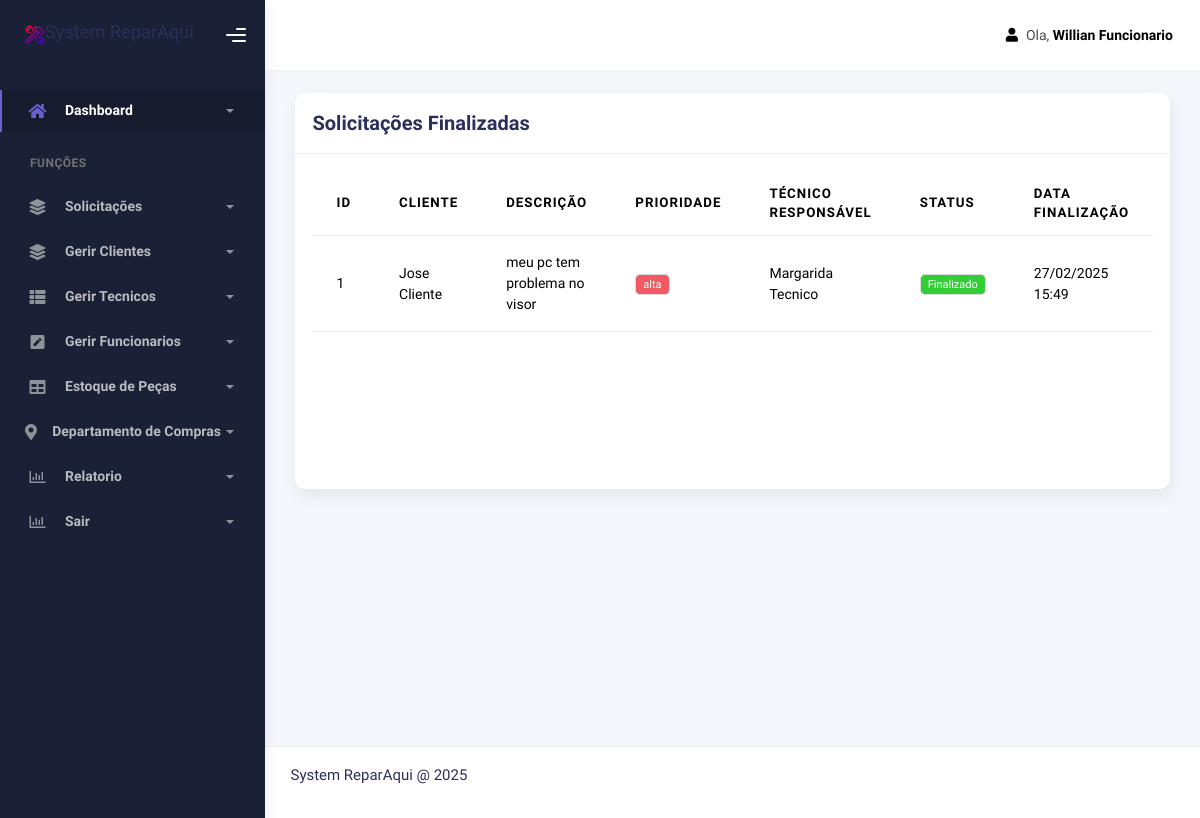
The page /admin-eng-mm/users/func/funcionario_soli_finalizada.php (signed in) on the database its author committed.
### tables this page shows
CREATE TABLE `pedidos` (
  `id` int(11) NOT NULL,
  `cliente_id` int(11) NOT NULL,
  `descricao` text NOT NULL,
  `prioridade` enum('baixa','media','alta') DEFAULT 'media',
  `status` enum('pendente','rejeitado','diagnosticado','montado','atribuido') DEFAULT 'pendente',
  `tecnico_id` int(11) DEFAULT NULL,
  `data_criacao` timestamp NOT NULL DEFAULT current_timestamp(),
  `data_actualizacao` timestamp NOT NULL DEFAULT current_timestamp()
);

CREATE TABLE `users` (
  `id` int(11) NOT NULL,
  `username` varchar(50) NOT NULL,
  `password` varchar(255) NOT NULL,
  `papel` enum('cliente','funcionario','tecnico') DEFAULT NULL,
  `status` enum('disponivel','ocupado') DEFAULT NULL,
  `name` varchar(100) NOT NULL,
  `data_criacao` timestamp NOT NULL DEFAULT current_timestamp()
);

### admin-eng-mm/users/func/funcionario_soli_finalizada.php (the view, shortened to what this page needs)
<?php
include '../../db/db.php';
?>
<!DOCTYPE html>
<html lang="en">
  <head>
    <link rel="stylesheet" href="../../assets/css/bootstrap.min.css" />
    <link rel="stylesheet" href="../../assets/css/plugins.min.css" />
    <link rel="stylesheet" href="../../assets/css/kaiadmin.min.css" />
    <link rel="stylesheet" href="../../assets/css/demo.css" />
  </head>
  <body>
    <div class="wrapper">
      <div class="sidebar" data-background-color="dark">
        <div class="sidebar-logo">
          <div class="logo-header" data-background-color="dark">
            <a href="funcionario_dashboard.php" class="logo">
              <img
                src="../../assets/img/icon.png"
                alt="navbar brand"
                class="navbar-brand"
                height="20"
              />
              <h5>System ReparAqui</h5>
            </a>
            <div class="nav-toggle">
              <button class="btn btn-toggle toggle-sidebar">
                <i class="gg-menu-right"></i>
              </button>
            </div>
          </div>
        </div>
        <div class="sidebar-wrapper scrollbar scrollbar-inner">
          <div class="sidebar-content">
            <ul class="nav nav-secondary">
              <li class="nav-item active">
                <a
                  data-bs-toggle="collapse"
                  href="#dashboard"
                  class="collapsed"
                  aria-expanded="false"
                >
                  <i class="fas fa-home"></i>
                  <p>Dashboard</p>
                  <span class="caret"></span>
                </a>
              </li>
              <li class="nav-section">
                <h4 class="text-section">Funções</h4>
              </li>
              <li class="nav-item">
                <a data-bs-toggle="collapse" href="#solic">
                  <i class="fas fa-layer-group"></i>
                  <p>Solicitações</p>
                  <span class="caret"></span>
                </a>
              </li>
              <li class="nav-item">
                <a data-bs-toggle="collapse" href="#base">
                  <i class="fas fa-layer-group"></i>
                  <p>Gerir Clientes</p>
                  <span class="caret"></span>
                </a>
              </li>
              <li class="nav-item">
                <a data-bs-toggle="collapse" href="#sidebarLayouts">
                  <i class="fas fa-th-list"></i>
                  <p>Gerir Tecnicos</p>
                  <span class="caret"></span>
                </a>
              </li>
              <li class="nav-item">
                <a data-bs-toggle="collapse" href="#forms">
                  <i class="fas fa-pen-square"></i>
                  <p>Gerir Funcionarios</p>
                  <span class="caret"></span>
                </a>
              </li>
              <li class="nav-item">
                <a data-bs-toggle="collapse" href="#tables">
                  <i class="fas fa-table"></i>
                  <p>Estoque de Peças</p>
                  <span class="caret"></span>
                </a>
              </li>
              <li class="nav-item">
                <a data-bs-toggle="collapse" href="#maps">
                  <i class="fas fa-map-marker-alt"></i>
                  <p>Departamento de Compras</p>
                  <span class="caret"></span>
                </a>
              </li>
              <li class="nav-item">
                <a data-bs-toggle="collapse" href="#charts">
                  <i class="far fa-chart-bar"></i>
                  <p>Relatorio</p>
                  <span class="caret"></span>
                </a>
              </li>
              <li class="nav-item">
                <a data-bs-toggle="collapse" href="#sair">
                  <i class="far fa-chart-bar"></i>
                  <p>Sair</p>
                  <span class="caret"></span>
                </a>
              </li>
            </ul>
          </div>
        </div>
      </div>
      <div class="main-panel">
        <div class="main-header">
          <nav
            class="navbar navbar-header navbar-header-transparent navbar-expand-lg border-bottom"
          >
            <div class="container-fluid">
              <ul class="navbar-nav topbar-nav ms-md-auto align-items-center">
                <li class="nav-item topbar-user dropdown hidden-caret">
                  <a
                    class="dropdown-toggle profile-pic"
                    data-bs-toggle="dropdown"
                    href="#"
                    aria-expanded="false"
                  >
                     <div class="avatar-md">
                      <i class="fa fa-user"></i>
                    </div>
                    <span class="profile-username">
                      <span class="op-7">Ola,</span>
                      <span class="fw-bold"> <?php echo $_SESSION['name']; ?> </span>
                    </span>
                  </a>
                </li>
              </ul>
            </div>
          </nav>
        </div>
        <div class="container">
          <div class="page-inner">
            <div class="row">
              <div class="col-md-12">
                <div class="card">
                  <div class="card-header">
                    <div class="card-title">Solicitações Finalizadas </div>
                  </div>
                  <div class="card-body">
                    <div class="chart-container">
                        <?php
                        $sql = "SELECT
                                    p.*,
                                    c.name AS cliente_name,
                                    t.name AS tecnico_name,
                                    DATE_FORMAT(p.data_actualizacao, '%d/%m/%Y %H:%i') as data_formatada
                                FROM pedidos p
                                JOIN users c ON p.cliente_id = c.id
                                LEFT JOIN users t ON p.tecnico_id = t.id
                                WHERE p.status = 'montado'
                                ORDER BY p.data_actualizacao DESC";
                        $result = $conn->query($sql);
                        if($result->num_rows > 0){
                            echo '<div class="table-responsive">
                                    <table class="table table-hover">
                                        <thead>
                                            <tr>
                                                <th>ID</th>
                                                <th>Cliente</th>
                                                <th>Descrição</th>
                                                <th>Prioridade</th>
                                                <th>Técnico Responsável</th>
                                                <th>Status</th>
                                                <th>Data Finalização</th>
                                            </tr>
                                        </thead>
                                        <tbody>';
                            while($row = $result->fetch_assoc()){
                                $prioridadeClass = $row['prioridade'] == 'alta' ? 'danger' :
                                                 ($row['prioridade'] == 'media' ? 'warning' : 'info');
                                echo "<tr>
                                        <td>{$row['id']}</td>
                                        <td>{$row['cliente_name']}</td>
                                        <td>{$row['descricao']}</td>
                                        <td><span class='badge bg-{$prioridadeClass}'>{$row['prioridade']}</span></td>
                                        <td>" . ($row['tecnico_name'] ? $row['tecnico_name'] : 'Não atribuído') . "</td>
                                        <td><span class='badge bg-success'>Finalizado</span></td>
                                        <td>" . date('d/m/Y H:i', strtotime($row['data_actualizacao'])) . "</td>
                                    </tr>";
                            }
                            echo '</tbody></table></div>';
                        } else {
                            echo "<div class='alert alert-info'>
                                    <i class='fas fa-info-circle'></i>
                                    Nenhuma solicitação finalizada encontrada.
                                  </div>";
                        }
                        ?>
                    </div>
                  </div>
                </div>
              </div>
            </div>
          </div>
        </div>
        <footer class="footer">
          <div class="container-fluid d-flex justify-content-between">
            <div class="copyright ">
              <p>System ReparAqui @ 2025</p>
            </div>
          </div>
          </div>
      </div>
  </body>
</html>

### rows shown on the page
pedidos: id "1", users.name "Jose Cliente", descricao "meu pc tem problema no visor", prioridade "alta", users.name "Margarida Tecnico", data_actualizacao "27/02/2025 15:49"

### other values the page prints
$_SESSION['name'] "Willian Funcionario"
